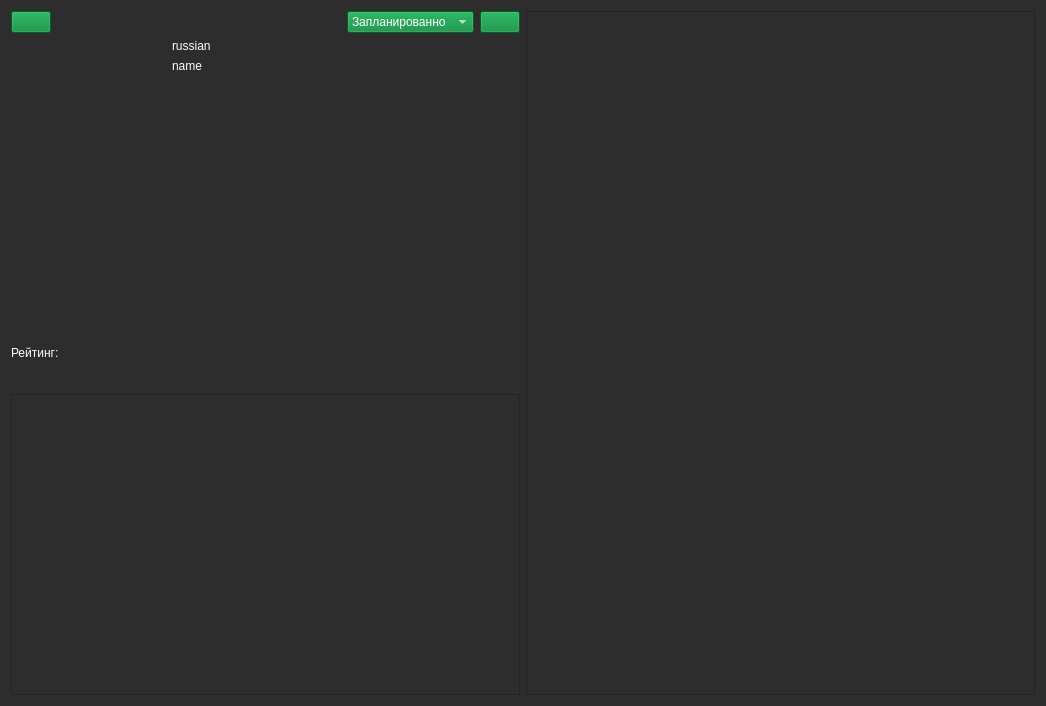
<?xml version="1.0" encoding="UTF-8"?>
<ui version="4.0">
 <class>Form</class>
 <widget class="QWidget" name="Form">
  <property name="geometry">
   <rect>
    <x>0</x>
    <y>0</y>
    <width>1046</width>
    <height>706</height>
   </rect>
  </property>
  <property name="windowTitle">
   <string>Form</string>
  </property>
  <property name="styleSheet">
   <string notr="true">color: rgb(255, 255, 255);
background-color: rgb(45, 45, 45);</string>
  </property>
  <layout class="QHBoxLayout" name="horizontalLayout_5">
   <item>
    <layout class="QVBoxLayout" name="verticalLayout_2">
     <item>
      <layout class="QHBoxLayout" name="horizontalLayout">
       <item>
        <widget class="QPushButton" name="btn_back">
         <property name="styleSheet">
          <string notr="true">background-color: rgb(0, 133, 52);
color: rgb(255, 255, 255);</string>
         </property>
         <property name="text">
          <string/>
         </property>
         <property name="icon">
          <iconset>
           <normalon>images/back.png</normalon>
          </iconset>
         </property>
        </widget>
       </item>
       <item>
        <spacer name="horizontalSpacer">
         <property name="orientation">
          <enum>Qt::Horizontal</enum>
         </property>
         <property name="sizeHint" stdset="0">
          <size>
           <width>37</width>
           <height>17</height>
          </size>
         </property>
        </spacer>
       </item>
       <item>
        <widget class="QComboBox" name="lib_list">
         <property name="styleSheet">
          <string notr="true">background-color: rgb(0, 133, 52);
color: rgb(255, 255, 255);</string>
         </property>
         <item>
          <property name="text">
           <string>Запланированно</string>
          </property>
         </item>
         <item>
          <property name="text">
           <string>Прочитано</string>
          </property>
         </item>
         <item>
          <property name="text">
           <string>Читаю</string>
          </property>
         </item>
         <item>
          <property name="text">
           <string>Перечитываю</string>
          </property>
         </item>
         <item>
          <property name="text">
           <string>Отложено</string>
          </property>
         </item>
         <item>
          <property name="text">
           <string>Брошено</string>
          </property>
         </item>
        </widget>
       </item>
       <item>
        <widget class="QPushButton" name="btn_add_to_lib">
         <property name="styleSheet">
          <string notr="true">background-color: rgb(0, 133, 52);
color: rgb(255, 255, 255);</string>
         </property>
         <property name="text">
          <string/>
         </property>
         <property name="icon">
          <iconset>
           <normalon>images/favorite.png</normalon>
          </iconset>
         </property>
        </widget>
       </item>
      </layout>
     </item>
     <item>
      <layout class="QVBoxLayout" name="verticalLayout">
       <item>
        <layout class="QHBoxLayout" name="horizontalLayout_3">
         <item>
          <widget class="QLabel" name="image">
           <property name="sizePolicy">
            <sizepolicy hsizetype="MinimumExpanding" vsizetype="Minimum">
             <horstretch>0</horstretch>
             <verstretch>0</verstretch>
            </sizepolicy>
           </property>
           <property name="text">
            <string/>
           </property>
           <property name="scaledContents">
            <bool>true</bool>
           </property>
          </widget>
         </item>
         <item>
          <layout class="QVBoxLayout" name="verticalLayout_4">
           <item>
            <widget class="QLabel" name="russian">
             <property name="text">
              <string>russian</string>
             </property>
            </widget>
           </item>
           <item>
            <widget class="QLabel" name="name">
             <property name="text">
              <string>name</string>
             </property>
            </widget>
           </item>
           <item>
            <spacer name="verticalSpacer">
             <property name="orientation">
              <enum>Qt::Vertical</enum>
             </property>
             <property name="sizeHint" stdset="0">
              <size>
               <width>20</width>
               <height>40</height>
              </size>
             </property>
            </spacer>
           </item>
          </layout>
         </item>
         <item>
          <spacer name="horizontalSpacer_4">
           <property name="orientation">
            <enum>Qt::Horizontal</enum>
           </property>
           <property name="sizeHint" stdset="0">
            <size>
             <width>40</width>
             <height>20</height>
            </size>
           </property>
          </spacer>
         </item>
         <item>
          <spacer name="horizontalSpacer_3">
           <property name="orientation">
            <enum>Qt::Horizontal</enum>
           </property>
           <property name="sizeHint" stdset="0">
            <size>
             <width>40</width>
             <height>20</height>
            </size>
           </property>
          </spacer>
         </item>
        </layout>
       </item>
       <item>
        <layout class="QHBoxLayout" name="horizontalLayout_4">
         <item>
          <layout class="QVBoxLayout" name="verticalLayout_3">
           <item>
            <widget class="QLabel" name="rate">
             <property name="text">
              <string>Рейтинг:</string>
             </property>
            </widget>
           </item>
           <item>
            <layout class="QHBoxLayout" name="horizontalLayout_2">
             <item>
              <widget class="QPushButton" name="star_1">
               <property name="enabled">
                <bool>false</bool>
               </property>
               <property name="styleSheet">
                <string notr="true">color: rgb(255, 255, 255);
background-color: rgb(45, 45, 45);</string>
               </property>
               <property name="text">
                <string/>
               </property>
               <property name="autoDefault">
                <bool>false</bool>
               </property>
               <property name="flat">
                <bool>true</bool>
               </property>
              </widget>
             </item>
             <item>
              <widget class="QPushButton" name="star_2">
               <property name="enabled">
                <bool>false</bool>
               </property>
               <property name="text">
                <string/>
               </property>
               <property name="autoDefault">
                <bool>false</bool>
               </property>
               <property name="flat">
                <bool>true</bool>
               </property>
              </widget>
             </item>
             <item>
              <widget class="QPushButton" name="star_3">
               <property name="enabled">
                <bool>false</bool>
               </property>
               <property name="text">
                <string/>
               </property>
               <property name="autoDefault">
                <bool>false</bool>
               </property>
               <property name="flat">
                <bool>true</bool>
               </property>
              </widget>
             </item>
             <item>
              <widget class="QPushButton" name="star_4">
               <property name="enabled">
                <bool>false</bool>
               </property>
               <property name="text">
                <string/>
               </property>
               <property name="autoDefault">
                <bool>false</bool>
               </property>
               <property name="flat">
                <bool>true</bool>
               </property>
              </widget>
             </item>
             <item>
              <widget class="QPushButton" name="star_5">
               <property name="enabled">
                <bool>false</bool>
               </property>
               <property name="text">
                <string/>
               </property>
               <property name="autoDefault">
                <bool>false</bool>
               </property>
               <property name="flat">
                <bool>true</bool>
               </property>
              </widget>
             </item>
            </layout>
           </item>
          </layout>
         </item>
         <item>
          <spacer name="horizontalSpacer_2">
           <property name="orientation">
            <enum>Qt::Horizontal</enum>
           </property>
           <property name="sizeHint" stdset="0">
            <size>
             <width>40</width>
             <height>20</height>
            </size>
           </property>
          </spacer>
         </item>
        </layout>
       </item>
       <item>
        <widget class="QTextEdit" name="description">
         <property name="enabled">
          <bool>true</bool>
         </property>
         <property name="focusPolicy">
          <enum>Qt::ClickFocus</enum>
         </property>
         <property name="undoRedoEnabled">
          <bool>true</bool>
         </property>
         <property name="readOnly">
          <bool>true</bool>
         </property>
        </widget>
       </item>
      </layout>
     </item>
    </layout>
   </item>
   <item>
    <widget class="QListWidget" name="chapters"/>
   </item>
  </layout>
 </widget>
 <resources/>
 <connections/>
</ui>
